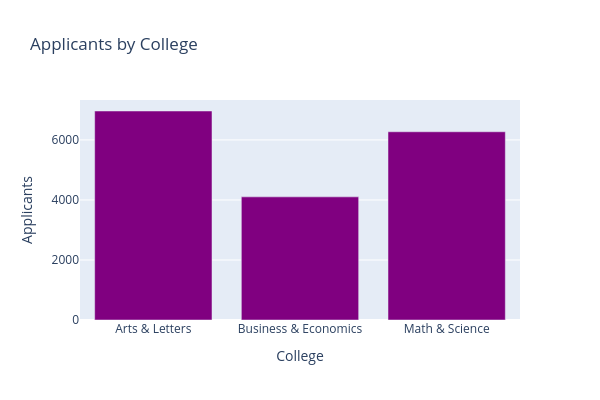

The code cell stored with this chart in its notebook:
### Code cell
# Task 1.3 -- Bar Plot Using Plotly

# Calculate applications per college
app_counts = df1.groupby('College', as_index = False)['Applicant'].count()

# Display table of count values
print(app_counts)

# Create interactive bar plot
fig = px.bar(app_counts, x = 'College', y = 'Applicant',
             color_discrete_sequence = ['purple'],
             title = "Applicants by College",)

# Add bar outlines and axis labels
fig.update_layout(
    xaxis_title = "College",
    yaxis_title = "Applicants",
    width = 600,
    height = 400
)

# Display bar plot
fig.show()  ## Output again indicates Arts & Letters as college with most applicants at 6964

### Figure 1 — Plotly figure (JSON) as saved in the notebook; plotly's stock layout.template omitted (floating-point values rounded to 4 significant figures)
{"data": [{"hovertemplate": "College=%{x}<br>Applicant=%{y}<extra></extra>", "legendgroup": "", "marker": {"color": "purple", "pattern": {"shape": ""}}, "name": "", "orientation": "v", "showlegend": false, "textposition": "auto", "type": "bar", "x": ["Arts & Letters", "Business & Economics", "Math & Science"], "xaxis": "x", "y": [6964, 4103, 6272], "yaxis": "y"}], "layout": {"barmode": "relative", "height": 400, "legend": {"tracegroupgap": 0}, "title": {"text": "Applicants by College"}, "width": 600, "xaxis": {"anchor": "y", "domain": [0, 1], "title": {"text": "College"}}, "yaxis": {"anchor": "x", "domain": [0, 1], "title": {"text": "Applicants"}}}}
